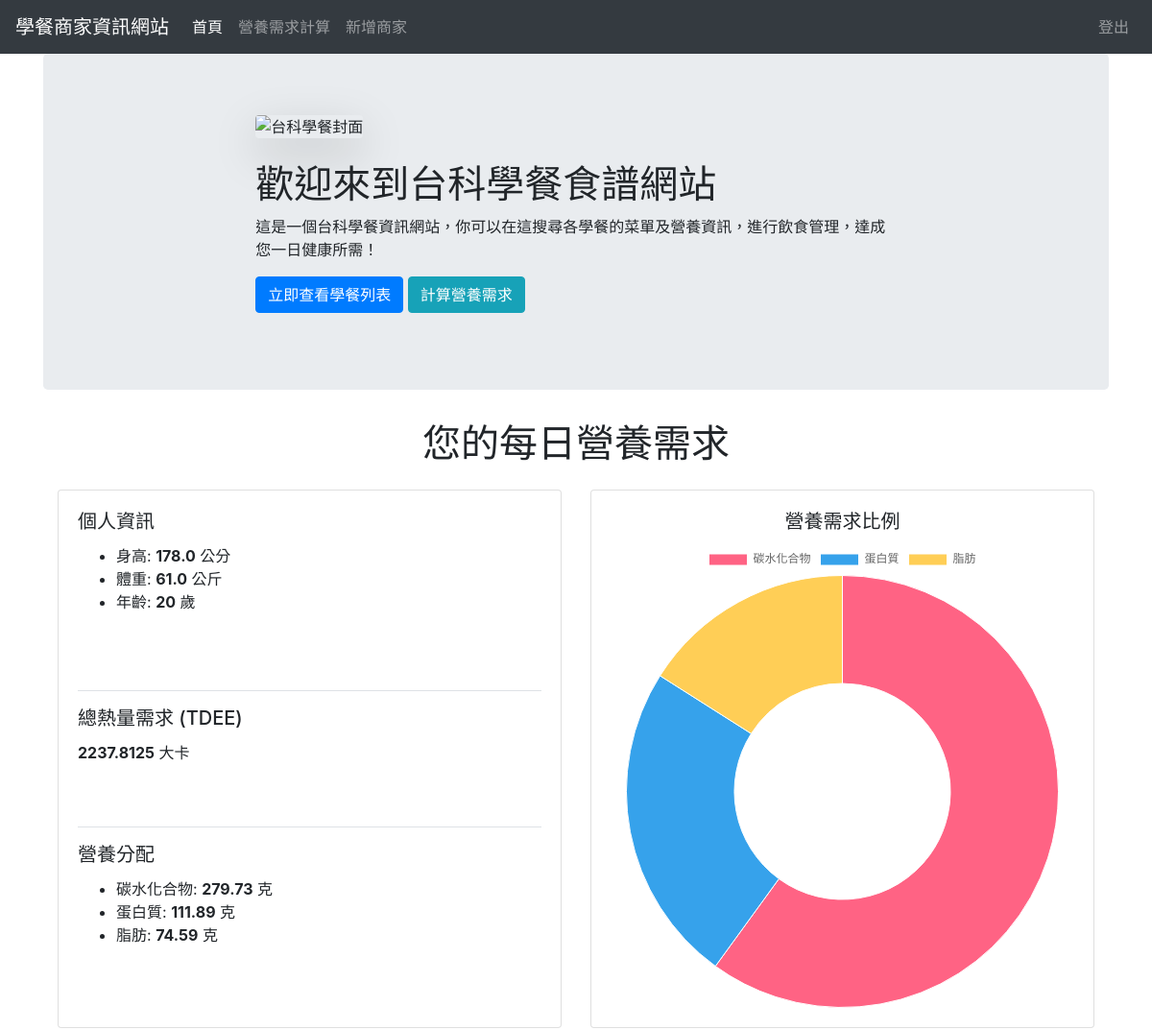
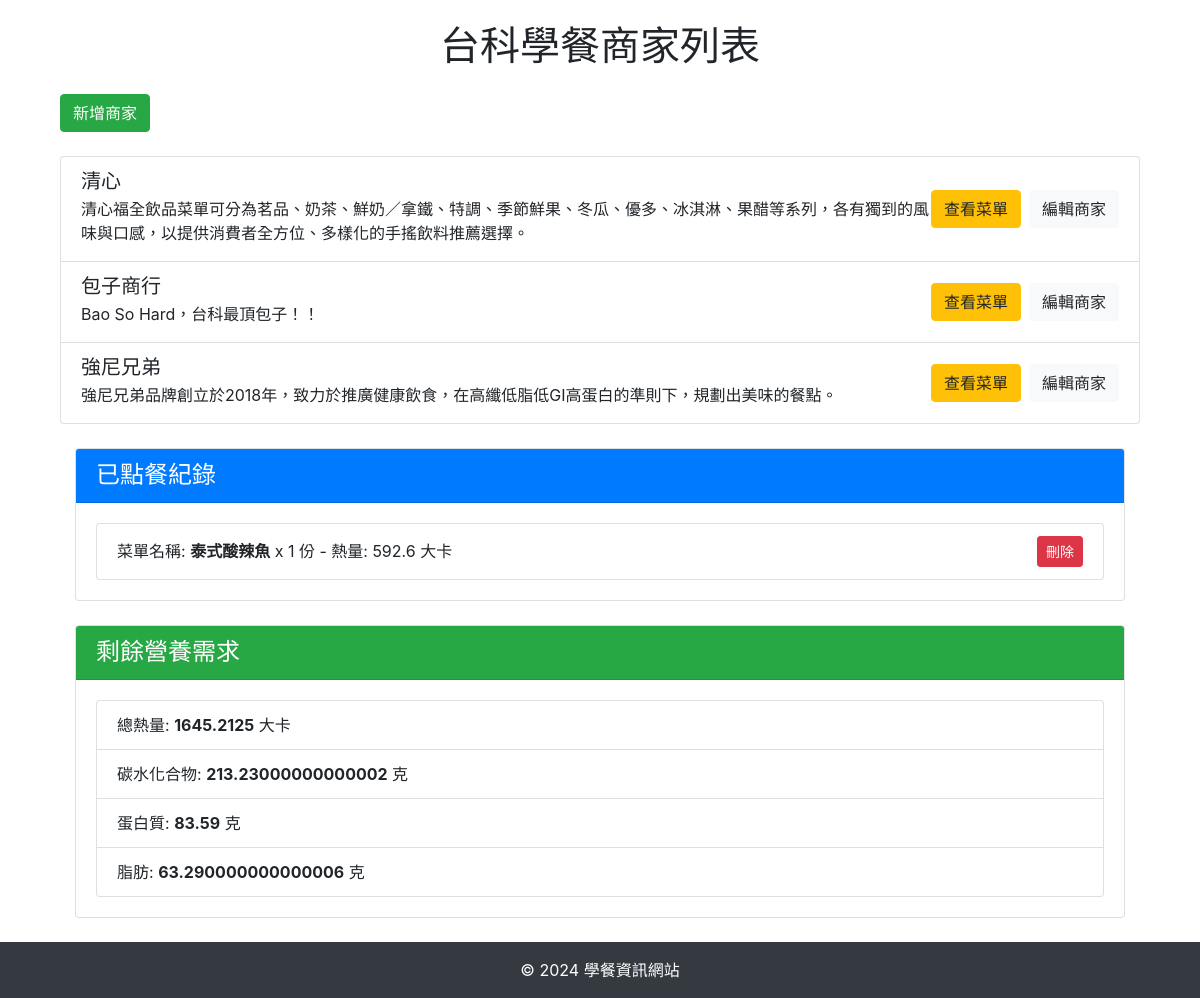
Screenshot of / (signed in) with the database file from the repository (2 pictures, top to bottom).
### models.py (models this page shows, shortened)
class UserData(db.Model):
    id = db.Column(db.Integer, primary_key=True)
    user_id = db.Column(db.Integer, db.ForeignKey('user.id'), nullable=False)  # 與 User 表的外鍵關係
    age = db.Column(db.Integer, nullable=False)
    weight = db.Column(db.Float, nullable=False)
    height = db.Column(db.Float, nullable=False)
    gender = db.Column(db.String(10), nullable=False)
    activity_level = db.Column(db.String(20), nullable=False)
    tdee = db.Column(db.Float, nullable=False)
    carbs = db.Column(db.Float, nullable=False)
    protein = db.Column(db.Float, nullable=False)
    fat = db.Column(db.Float, nullable=False)
    user = db.relationship('User', backref=db.backref('user_data', lazy=True))

class Canteen(db.Model):
    __tablename__ = 'canteens'
    id = db.Column(db.Integer, primary_key=True)
    name = db.Column(db.String(100), nullable=False)
    description = db.Column(db.String(500), nullable=True)  # 新增商家介紹欄位
    menus = db.relationship('Menu', backref='canteen', lazy=True)

class Order(db.Model):
    __tablename__ = 'orders'
    id = db.Column(db.Integer, primary_key=True)
    user_id = db.Column(db.Integer, db.ForeignKey('user.id'), nullable=False)
    menu_id = db.Column(db.Integer, db.ForeignKey('menus.id'), nullable=False)
    quantity = db.Column(db.Integer, nullable=False, default=1)
    calories = db.Column(db.Float, nullable=False, default=0.0)
    protein = db.Column(db.Float, nullable=False, default=0.0)
    fat = db.Column(db.Float, nullable=False, default=0.0)
    carbs = db.Column(db.Float, nullable=False, default=0.0)
    menu = db.relationship('Menu', backref='orders', lazy='joined')  # 确保立即加载

class Menu(db.Model):
    __tablename__ = 'menus'
    id = db.Column(db.Integer, primary_key=True)
    name = db.Column(db.String(100), nullable=False)
    ingredients = db.Column(db.Text, nullable=False)
    nutrition_calories = db.Column(db.Float, nullable=False)  # 總熱量 (大卡)
    nutrition_protein = db.Column(db.Float, nullable=False)   # 蛋白質 (g)
    nutrition_fat = db.Column(db.Float, nullable=False)       # 脂肪 (g)
    nutrition_carbs = db.Column(db.Float, nullable=False)     # 醣類 (g)
    canteen_id = db.Column(db.Integer, db.ForeignKey('canteens.id'), nullable=False)

### app.py (the view)
@app.route('/')
def index():
    canteens = Canteen.query.all()
    if current_user.is_authenticated:  # 檢查是否已登入
        user_data = UserData.query.filter_by(user_id=current_user.id).first()
        orders = Order.query.filter_by(user_id=current_user.id).all()
        total_nutrition = {
            'calories': sum(order.calories for order in orders),
            'protein': sum(order.protein for order in orders),
            'fat': sum(order.fat for order in orders),
            'carbs': sum(order.carbs for order in orders),
        }
        remaining_nutrition = {}
        if user_data:
            remaining_nutrition = {
                'calories': max(user_data.tdee - total_nutrition['calories'], 0),
                'protein': max(user_data.protein - total_nutrition['protein'], 0),
                'fat': max(user_data.fat - total_nutrition['fat'], 0),
                'carbs': max(user_data.carbs - total_nutrition['carbs'], 0),
            }
    else:
        user_data = None
        orders = []
        total_nutrition = None
        remaining_nutrition = None
    return render_template(
        'index.html',
        canteens=canteens,
        user_data=user_data,
        total_nutrition=total_nutrition,
        remaining_nutrition=remaining_nutrition,
        orders=orders
    )

### app.py (called while the page is built)
@login_manager.user_loader
def load_user(user_id):
    return User.query.get(int(user_id))

### models.py (called while the page is built)
    @property
    def is_authenticated(self):
        return True  # 如果用戶已驗證，返回 True

### templates/index.html (shortened to what this page needs)
{% extends "base.html" %}
{% block body %}
<main role="main">
    <div class="jumbotron">
        <div class="col-sm-8 mx-auto">
             <img src="https://tse2.mm.bing.net/th?id=OIP.e0OZUGnSWSP-oWrn5u7fEgHaBm&pid=Api&P=0&h=180" alt="台科學餐封面"  class="img-fluid rounded shadow-lg mb-4" style="max-width: 100%; height: auto;">
            <h1>歡迎來到台科學餐食譜網站</h1>
            <p>這是一個台科學餐資訊網站，你可以在這搜尋各學餐的菜單及營養資訊，進行飲食管理，達成您一日健康所需！</p>
            <p>
                <a class="btn btn-primary" href="{{ url_for('index') }}" role="button">立即查看學餐列表</a>
                <a class="btn btn-info" href="{{ url_for('nutrition_calculator') }}" role="button">計算營養需求</a>
            </p>
        </div>
    </div>
</main>
<div class="container mt-4">
    <h1 class="text-center mb-4">您的每日營養需求</h1>
    {% if user_data %}
    <div class="row align-items-stretch">
        <div class="col-md-6">
            <div class="card h-100">
                <div class="card-body d-flex flex-column">
                    <div class="flex-grow-1 border-bottom pb-3">
                        <h5 class="card-title">個人資訊</h5>
                        <ul>
                            <li>身高: <strong>{{ user_data.height }}</strong> 公分</li>
                            <li>體重: <strong>{{ user_data.weight }}</strong> 公斤</li>
                            <li>年齡: <strong>{{ user_data.age }}</strong> 歲</li>
                        </ul>
                    </div>
                    <div class="flex-grow-1 border-bottom py-3">
                        <h5 class="card-title">總熱量需求 (TDEE)</h5>
                        <p class="card-text"><strong>{{ user_data.tdee }}</strong> 大卡</p>
                    </div>
                    <div class="flex-grow-1 pt-3">
                        <h5 class="card-title">營養分配</h5>
                        <ul>
                            <li>碳水化合物: <strong>{{ user_data.carbs }}</strong> 克</li>
                            <li>蛋白質: <strong>{{ user_data.protein }}</strong> 克</li>
                            <li>脂肪: <strong>{{ user_data.fat }}</strong> 克</li>
                        </ul>
                    </div>
                </div>
            </div>
        </div>
        <div class="col-md-6">
            <div class="card h-100">
                <div class="card-body">
                    <h5 class="card-title text-center">營養需求比例</h5>
                    <canvas id="nutritionChart" width="120" height="120"></canvas>
                </div>
            </div>
        </div>
    </div>
    {% else %}
    <p>目前沒有可顯示的營養資料，請先填寫資料計算您的需求。</p>
    {% endif %}
</div>
{% block script %}
<script>
    {% if user_data %}
    var ctx = document.getElementById('nutritionChart').getContext('2d');
    var nutritionChart = new Chart(ctx, {
        type: 'doughnut', // 圓環圖
        data: {
            labels: ['碳水化合物', '蛋白質', '脂肪'],
            datasets: [{
                label: '營養需求比例',
                data: [{{ user_data.carbs }}, {{ user_data.protein }}, {{ user_data.fat }}], // 使用動態數據
                backgroundColor: ['#FF6384', '#36A2EB', '#FFCE56'],
                borderWidth: 1
            }]
        },
        options: {
            responsive: true,
            plugins: {
                legend: {
                    position: 'top',
                },
                tooltip: {
                    callbacks: {
                        label: function(tooltipItem) {
                            return tooltipItem.label + ': ' + tooltipItem.raw.toFixed(2) + ' 克';
                        }
                    }
                }
            }
        }
    });
    {% endif %}
</script>
{% endblock %}
<div class="container mt-4">
    <h1 class="mb-4 text-center">台科學餐商家列表</h1>
    <a href="{{ url_for('add_canteen') }}" class="btn btn-success mb-4">新增商家</a>
<div class="list-group">
    {% for canteen in canteens %}
    <div class="list-group-item d-flex align-items-center justify-content-between">
        <div class="flex-grow-1">
            <h5 class="mb-1">{{ canteen.name }}</h5>
            <p class="mb-1">{{ canteen.description[::] }}</p>
        </div>
        <div class="d-flex flex-shrink-0">
            <a href="{{ url_for('view_or_edit_canteen', canteen_id=canteen.id) }}" class="btn btn-warning mr-2">查看菜單</a>
            <a href="{{ url_for('edit_canteen', canteen_id=canteen.id) }}" class="btn btn-light">編輯商家</a>
        </div>
    </div>
    {% endfor %}
</div>
<div class="container mt-4">
    <div class="card mb-4">
        <div class="card-header bg-primary text-white">
            <h4 class="mb-0">已點餐紀錄</h4>
        </div>
        <div class="card-body">
            {% if orders %}
            <ul class="list-group">
                {% for order in orders %}
                <li class="list-group-item d-flex justify-content-between align-items-center">
                    <span>菜單名稱: <strong>{{ order.menu.name }}</strong> x {{ order.quantity }} 份 - 熱量: {{ order.calories }} 大卡</span>
                    <form action="{{ url_for('delete_order', order_id=order.id) }}" method="POST" class="mb-0">
                        <button type="submit" class="btn btn-danger btn-sm" onclick="return confirm('您確定要刪除此點餐紀錄嗎？');">刪除</button>
                    </form>
                </li>
                {% endfor %}
            </ul>
            {% else %}
            <div class="alert alert-warning text-center mb-0">
                目前尚未點餐。
            </div>
            {% endif %}
        </div>
    </div>
    <div class="card">
        <div class="card-header bg-success text-white">
            <h4 class="mb-0">剩餘營養需求</h4>
        </div>
        <div class="card-body">
            {% if remaining_nutrition %}
            <ul class="list-group">
                <li class="list-group-item">總熱量: <strong>{{ remaining_nutrition.calories }}</strong> 大卡</li>
                <li class="list-group-item">碳水化合物: <strong>{{ remaining_nutrition.carbs }}</strong> 克</li>
                <li class="list-group-item">蛋白質: <strong>{{ remaining_nutrition.protein }}</strong> 克</li>
                <li class="list-group-item">脂肪: <strong>{{ remaining_nutrition.fat }}</strong> 克</li>
            </ul>
            {% else %}
            <div class="alert alert-info text-center mb-0">
                尚未計算您的營養需求。
            </div>
            {% endif %}
        </div>
    </div>
</div>
{% endblock %}

### rows the page displays
UserData: height "178.0", weight "61.0", age "20", tdee "2237.8125", carbs "279.73", protein "111.89", fat "74.59"
Canteen: name "清心", description "清心福全飲品菜單可分為茗品、奶茶、鮮奶／拿鐵、特調、季節鮮果、冬瓜、優多、冰淇淋、果醋等系列，各有獨到的風味與口感，以提供消費者全方位、多樣化的手搖飲料推薦選擇。"
Canteen: name "包子商行", description "Bao So Hard，台科最頂包子！！"
Canteen: name "強尼兄弟", description "強尼兄弟品牌創立於2018年，致力於推廣健康飲食，在高纖低脂低GI高蛋白的準則下，規劃出美味的餐點。"
Order: menu.name "泰式酸辣魚", quantity "1", calories "592.6"

### other values shown
{{ remaining_nutrition.calories }} "1645.2125"
{{ remaining_nutrition.carbs }} "213.23000000000002"
{{ remaining_nutrition.protein }} "83.59"
{{ remaining_nutrition.fat }} "63.290000000000006"
chart data {{ user_data.carbs }} 279.73
chart data {{ user_data.protein }} 111.89
chart data {{ user_data.fat }} 74.59
